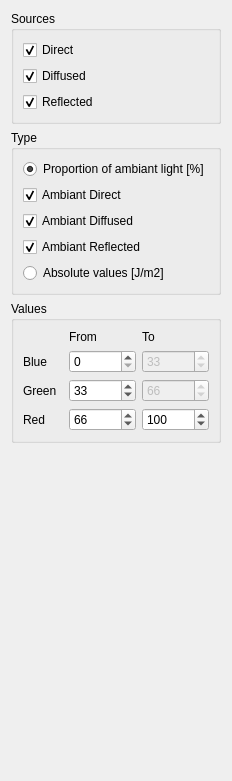
           <widget class="QWidget" name="tab_6">
            <property name="enabled">
             <bool>true</bool>
            </property>
            <property name="minimumSize">
             <size>
              <width>0</width>
              <height>0</height>
             </size>
            </property>
            <attribute name="title">
             <string>Rendering</string>
            </attribute>
            <layout class="QVBoxLayout" name="verticalLayout_24">
             <item>
              <widget class="QGroupBox" name="sourcesGroupBox">
               <property name="title">
                <string>Sources</string>
               </property>
               <layout class="QVBoxLayout" name="verticalLayout_19">
                <item>
                 <widget class="QCheckBox" name="renderDirectCheckBox">
                  <property name="text">
                   <string>Direct</string>
                  </property>
                  <property name="checked">
                   <bool>true</bool>
                  </property>
                 </widget>
                </item>
                <item>
                 <widget class="QCheckBox" name="renderDiffusedCheckBox">
                  <property name="text">
                   <string>Diffused</string>
                  </property>
                  <property name="checked">
                   <bool>true</bool>
                  </property>
                 </widget>
                </item>
                <item>
                 <widget class="QCheckBox" name="renderReflectedCheckBox">
                  <property name="text">
                   <string>Reflected</string>
                  </property>
                  <property name="checked">
                   <bool>true</bool>
                  </property>
                 </widget>
                </item>
               </layout>
              </widget>
             </item>
             <item>
              <widget class="QGroupBox" name="groupBox">
               <property name="title">
                <string>Type</string>
               </property>
               <layout class="QVBoxLayout" name="verticalLayout_23">
                <item>
                 <widget class="QRadioButton" name="renderAmbiantRadioBtn">
                  <property name="toolTip">
                   <string/>
                  </property>
                  <property name="text">
                   <string>Proportion of ambiant light [%]</string>
                  </property>
                  <property name="checked">
                   <bool>true</bool>
                  </property>
                 </widget>
                </item>
                <item>
                 <widget class="QCheckBox" name="renderAmbiantDirectCheckBox">
                  <property name="text">
                   <string>Ambiant Direct</string>
                  </property>
                  <property name="checked">
                   <bool>true</bool>
                  </property>
                 </widget>
                </item>
                <item>
                 <widget class="QCheckBox" name="renderAmbiantDiffusedCheckBox">
                  <property name="text">
                   <string>Ambiant Diffused</string>
                  </property>
                  <property name="checked">
                   <bool>true</bool>
                  </property>
                 </widget>
                </item>
                <item>
                 <widget class="QCheckBox" name="renderAmbiantReflectedCheckBox">
                  <property name="text">
                   <string>Ambiant Reflected</string>
                  </property>
                  <property name="checked">
                   <bool>true</bool>
                  </property>
                 </widget>
                </item>
                <item>
                 <widget class="QRadioButton" name="renderAbsoluteRadioBtn">
                  <property name="text">
                   <string>Absolute values [J/m2]</string>
                  </property>
                 </widget>
                </item>
               </layout>
              </widget>
             </item>
             <item>
              <widget class="QGroupBox" name="groupBox_2">
               <property name="title">
                <string>Values</string>
               </property>
               <layout class="QGridLayout" name="gridLayout">
                <item row="0" column="1">
                 <widget class="QLabel" name="label_5">
                  <property name="text">
                   <string>From</string>
                  </property>
                 </widget>
                </item>
                <item row="0" column="2">
                 <widget class="QLabel" name="label_6">
                  <property name="text">
                   <string>To</string>
                  </property>
                 </widget>
                </item>
                <item row="1" column="0">
                 <widget class="QLabel" name="label_2">
                  <property name="text">
                   <string>Blue</string>
                  </property>
                 </widget>
                </item>
                <item row="1" column="1">
                 <widget class="QSpinBox" name="renderBlueFromSpinBox">
                  <property name="maximum">
                   <number>100000</number>
                  </property>
                 </widget>
                </item>
                <item row="1" column="2">
                 <widget class="QSpinBox" name="renderBlueToSpinBox">
                  <property name="enabled">
                   <bool>false</bool>
                  </property>
                  <property name="maximum">
                   <number>100000</number>
                  </property>
                  <property name="value">
                   <number>33</number>
                  </property>
                 </widget>
                </item>
                <item row="2" column="0">
                 <widget class="QLabel" name="label_3">
                  <property name="text">
                   <string>Green</string>
                  </property>
                 </widget>
                </item>
                <item row="2" column="1">
                 <widget class="QSpinBox" name="renderGreenFromSpinBox">
                  <property name="maximum">
                   <number>100000</number>
                  </property>
                  <property name="value">
                   <number>33</number>
                  </property>
                 </widget>
                </item>
                <item row="2" column="2">
                 <widget class="QSpinBox" name="renderGreenToSpinBox">
                  <property name="enabled">
                   <bool>false</bool>
                  </property>
                  <property name="maximum">
                   <number>100000</number>
                  </property>
                  <property name="value">
                   <number>66</number>
                  </property>
                 </widget>
                </item>
                <item row="3" column="0">
                 <widget class="QLabel" name="label_4">
                  <property name="text">
                   <string>Red</string>
                  </property>
                 </widget>
                </item>
                <item row="3" column="1">
                 <widget class="QSpinBox" name="renderRedFromSpinBox">
                  <property name="minimum">
                   <number>33</number>
                  </property>
                  <property name="maximum">
                   <number>100000</number>
                  </property>
                  <property name="value">
                   <number>66</number>
                  </property>
                 </widget>
                </item>
                <item row="3" column="2">
                 <widget class="QSpinBox" name="renderRedToSpinBox">
                  <property name="minimum">
                   <number>66</number>
                  </property>
                  <property name="maximum">
                   <number>100000</number>
                  </property>
                  <property name="value">
                   <number>100</number>
                  </property>
                 </widget>
                </item>
               </layout>
              </widget>
             </item>
             <item>
              <spacer name="verticalSpacer">
               <property name="orientation">
                <enum>Qt::Vertical</enum>
               </property>
               <property name="sizeHint" stdset="0">
                <size>
                 <width>20</width>
                 <height>327</height>
                </size>
               </property>
              </spacer>
             </item>
            </layout>
           </widget>
